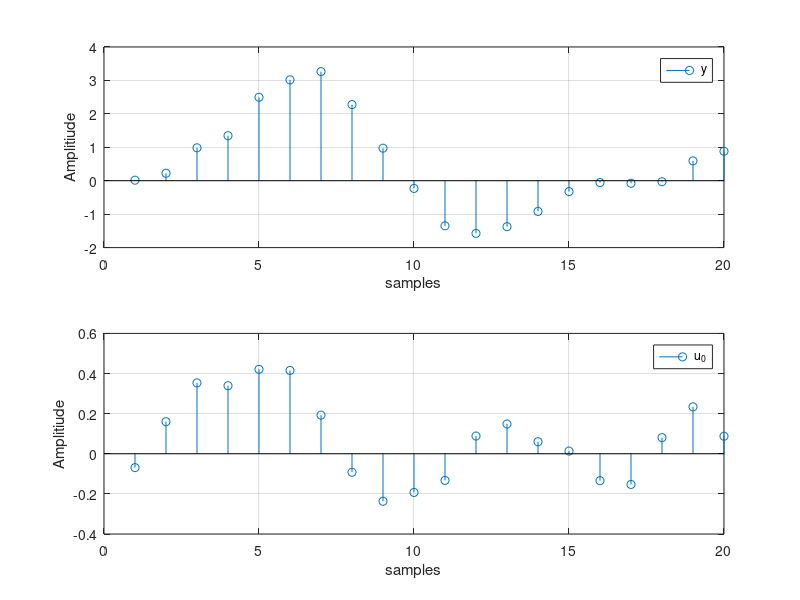
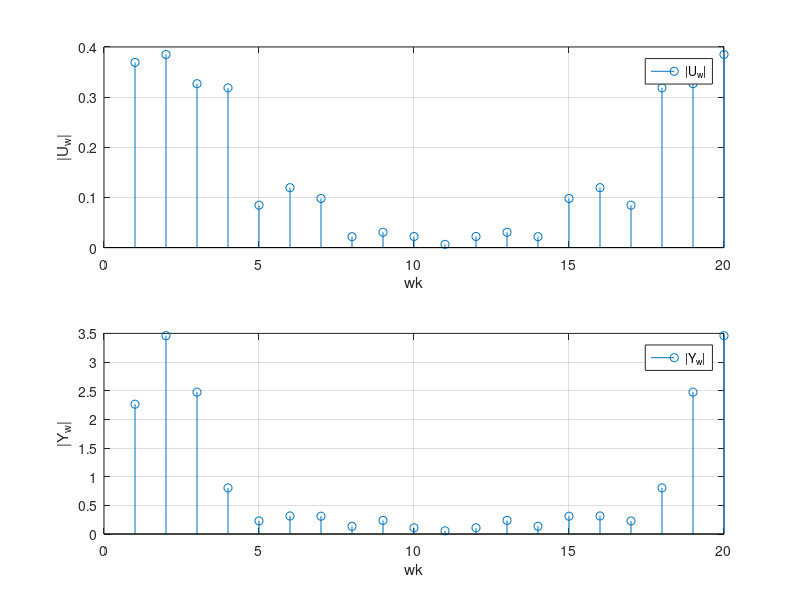

Reproduce these figures in MATLAB, in order. (Note: this script raises an error after producing the figures.)
clc; clear; close all;
%% Input Generation
N = 20;
u0 = 0;
v_1 = randn(1);

for i=1:N
v = 0.1*randn(1);
u0 = 0.5*u0+v+0.5*v_1;
U0(i) = u0;
v_1 = v;
end
subplot(212);
stem(U0);
xlabel('samples');
ylabel('Amplitiude');
legend('u_0');
grid on;
%% https://medium.com/auquan/time-series-analysis-for-finance-arma-models-21695e14c999
%% Output Generation
y_1 = 0;
y_2 = 0;
u_1 = 0;
u_2 = 0;

for i = 1:N
  y = 1.5*y_1-0.7*y_2+2*U0(i)-u_1+0.5*u_2;
  y_2 = y_1;
  y_1 = y;
  u_2 = u_1;
  u_1 = U0(i);
  Y(i) = y+0.1*randn(1);;
end
subplot(211);
stem(Y);
xlabel('samples');
ylabel('Amplitiude');
legend('y');
grid on;
%% FFT Calculation
for k = 0:N-1
 wk = 2*pi*k/N;
 Uw(k+1) = 0;
 Yw(k+1) = 0;
 
 for t = 1:N-1
   Uw(k+1) = U0(t+1)*exp(-1i*wk*t)+Uw(k+1);
   Yw(k+1) = Y(t+1)*exp(-1i*wk*t)+Yw(k+1);   
 end
Uw(k+1) = 1/sqrt(N)*Uw(k+1);
Yw(k+1) = 1/sqrt(N)*Yw(k+1);    
end
figure
subplot(211);
stem(abs(Uw));
xlabel('wk')
ylabel('|U_w|');
grid on;
legend('|U_w|');
subplot(212);
stem(abs(Yw));
xlabel('wk')
ylabel('|Y_w|');
grid on;
legend('|Y_w|');
%%
t0 = 1;
t1 = 1;
syms teta1 teta2 teta3 teta4 teta5 
for k = 0:N-1
 Phi_k = exp(-1i*2*pi*k/N);
 Ak(k+1) = 1+teta1*Phi_k+teta2*Phi_k^2;
 Bk(k+1) = teta3+teta4*Phi_k+teta5*Phi_k^2;
 Gk(k+1) = Bk(k+1)/Ak(k+1);
 Ik(k+1) = t0+t1*Phi_k;
 Tk(k+1) = Ik(k+1)/Ak(k+1);
end
%% 
m = 1;
for k = 0:N-1
for j = N-1:-1:0
K(k+1,m) = 1/Ak(k+1)*exp(-(2*pi*k/N)*j);     
end
m = m+1;
end
%%



